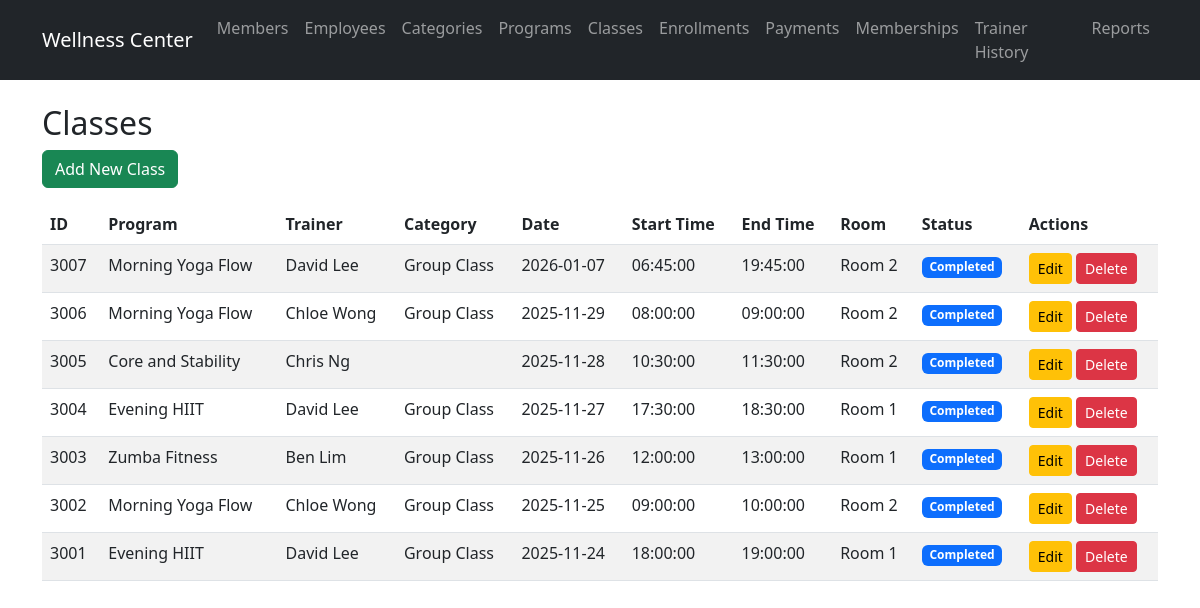
The page /routes/classes/view.php on the database its author committed.
### tables this page shows
CREATE TABLE `class` (
  `class_id` int(11) NOT NULL,
  `class_date` date NOT NULL,
  `start_time` time DEFAULT NULL,
  `end_time` time DEFAULT NULL,
  `room_number` varchar(10) DEFAULT NULL,
  `program_id` int(11) NOT NULL,
  `employee_id` int(11) NOT NULL,
  `class_status` varchar(20) DEFAULT 'Active'
);

CREATE TABLE `program` (
  `program_id` int(11) NOT NULL,
  `program_name` varchar(100) NOT NULL,
  `program_category` varchar(50) DEFAULT NULL,
  `program_duration` varchar(50) DEFAULT NULL,
  `program_fee` decimal(10,2) DEFAULT NULL,
  `employee_id` int(11) NOT NULL,
  `category_id` int(11) DEFAULT NULL
);

CREATE TABLE `employee` (
  `employee_id` int(11) NOT NULL,
  `employee_name` varchar(100) NOT NULL,
  `employee_ic` varchar(20) NOT NULL,
  `employee_contact` varchar(30) NOT NULL,
  `gender` varchar(10) DEFAULT NULL,
  `date_of_birth` date DEFAULT NULL,
  `date_working` date DEFAULT NULL,
  `employee_salary` decimal(10,2) DEFAULT NULL,
  `employee_type` enum('C','T') NOT NULL
);

CREATE TABLE `program_category` (
  `category_id` int(11) NOT NULL,
  `category_name` varchar(50) NOT NULL
);

### models/ClassModel.php (called while the page is built, shortened)
<?php
require_once __DIR__ . '/../config/database.php';
class ClassModel {
    public $pdo;
    public function __construct() {
        global $pdo;
        $this->pdo = $pdo;
    }
    public function getAll() {
        $this->autoArchiveClasses();
        $stmt = $this->pdo->query("
            SELECT c.*, p.program_name, e.employee_name as trainer_name, pc.category_name
            FROM class c
            JOIN program p ON c.program_id = p.program_id
            JOIN employee e ON c.employee_id = e.employee_id
            LEFT JOIN program_category pc ON p.category_id = pc.category_id
            ORDER BY c.class_date DESC, c.start_time ASC
        ");
        $classes = $stmt->fetchAll(PDO::FETCH_ASSOC);
        return $classes;
    }
    private function autoArchiveClasses() {
        $currentDateTime = date('Y-m-d H:i:s');
        $sql = "
            UPDATE class
            SET class_status = 'Completed'
            WHERE class_status = 'Active'
            AND TIMESTAMP(DATE(class_date), end_time) < ?
        ";
        $stmt = $this->pdo->prepare($sql);
        $stmt->execute([$currentDateTime]);
    }
    private function calculateStatus($class) {
        if (isset($class['class_status']) && ($class['class_status'] === 'Cancelled' || $class['class_status'] === 'Completed')) {
            return $class['class_status'];
        }
        $datePart = substr($class['class_date'], 0, 10);
        $classEndTime = strtotime("$datePart " . $class['end_time']);
        $currentTime = time();
        if ($classEndTime < $currentTime) {
            return 'Completed';
        } else {
            return 'Active';
        }
    }
}
?>

### routes/classes/view.php (the view, shortened to what this page needs)
<?php
require_once '../../models/ClassModel.php';
$classModel = new ClassModel();
$classes = $classModel->getAll();
include '../../views/header.php';
?>
<h2>Classes</h2>
<a href="create.php" class="btn btn-success mb-3">Add New Class</a>
<table class="table table-striped">
    <thead>
        <tr>
            <th>ID</th>
            <th>Program</th>
            <th>Trainer</th>
            <th>Category</th>
            <th>Date</th>
            <th>Start Time</th>
            <th>End Time</th>
            <th>Room</th>
            <th>Status</th>
            <th>Actions</th>
        </tr>
    </thead>
    <tbody>
        <?php foreach ($classes as $c): ?>
        <tr>
            <td><?php echo $c['class_id']; ?></td>
            <td><?php echo $c['program_name']; ?></td>
            <td><?php echo $c['trainer_name']; ?></td>
            <td><?php echo $c['category_name']; ?></td>
            <td><?php echo $c['class_date']; ?></td>
            <td><?php echo $c['start_time']; ?></td>
            <td><?php echo $c['end_time']; ?></td>
            <td><?php echo $c['room_number']; ?></td>
            <td>
            <?php
            $status = $c['dynamic_status'];
            $badgeClass = 'bg-secondary';
            if ($status === 'Active') {
                $badgeClass = 'bg-success';
            } elseif ($status === 'Cancelled') {
                $badgeClass = 'bg-danger';
            } elseif ($status === 'Completed') {
                $badgeClass = 'bg-primary';
            }
            ?>
            <span class="badge <?php echo $badgeClass; ?>">
                <?php echo $status; ?>
            </span>
        </td>
            <td>
                <a href="edit.php?id=<?php echo $c['class_id']; ?>" class="btn btn-warning btn-sm">Edit</a>
                <button type="button" class="btn btn-danger btn-sm" data-bs-toggle="modal" data-bs-target="#deleteModal" data-class-id="<?php echo $c['class_id']; ?>" data-class-name="<?php echo htmlspecialchars($c['program_name']); ?>">Delete</button>
            </td>
        </tr>
        <?php endforeach; ?>
    </tbody>
</table>
<?php include '../../views/footer.php'; ?>

### rows shown on the page
class: class_id "3007", program.program_name "Morning Yoga Flow", employee.employee_name "David Lee", program_category.category_name "Group Class", class_date "2026-01-07", start_time "06:45:00", end_time "19:45:00", room_number "Room 2", class_status "Completed"
class: class_id "3006", program.program_name "Morning Yoga Flow", employee.employee_name "Chloe Wong", program_category.category_name "Group Class", class_date "2025-11-29", start_time "08:00:00", end_time "09:00:00", room_number "Room 2", class_status "Completed"
class: class_id "3005", program.program_name "Core and Stability", employee.employee_name "Chris Ng", class_date "2025-11-28", start_time "10:30:00", end_time "11:30:00", room_number "Room 2", status "Completed"
class: class_id "3004", program.program_name "Evening HIIT", employee.employee_name "David Lee", program_category.category_name "Group Class", class_date "2025-11-27", start_time "17:30:00", end_time "18:30:00", room_number "Room 1", status "Completed"
class: class_id "3003", program.program_name "Zumba Fitness", employee.employee_name "Ben Lim", program_category.category_name "Group Class", class_date "2025-11-26", start_time "12:00:00", end_time "13:00:00", room_number "Room 1", status "Completed"
class: class_id "3002", program.program_name "Morning Yoga Flow", employee.employee_name "Chloe Wong", program_category.category_name "Group Class", class_date "2025-11-25", start_time "09:00:00", end_time "10:00:00", room_number "Room 2", status "Completed"
class: class_id "3001", program.program_name "Evening HIIT", employee.employee_name "David Lee", program_category.category_name "Group Class", class_date "2025-11-24", start_time "18:00:00", end_time "19:00:00", room_number "Room 1", status "Completed"
